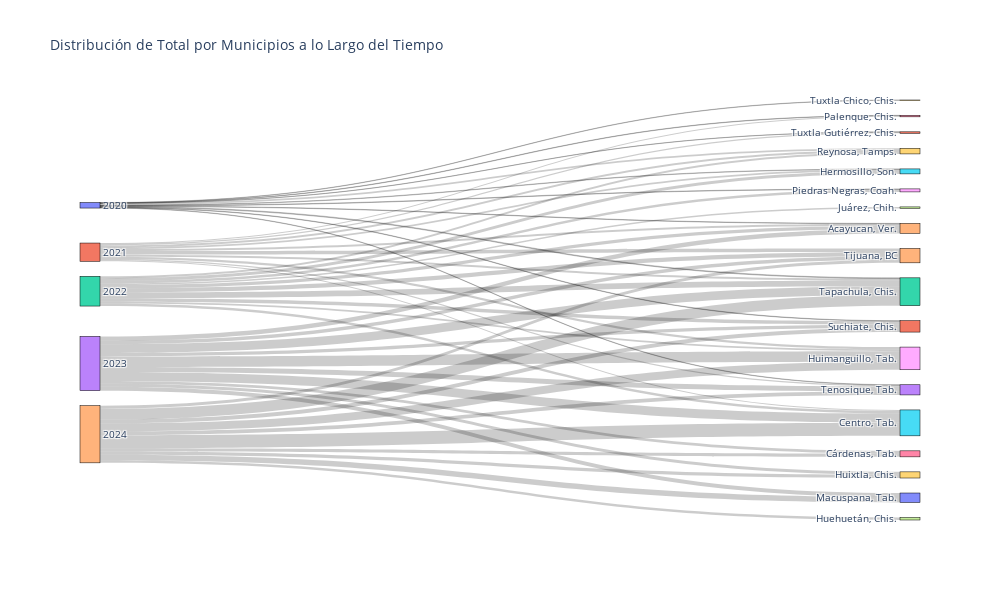

Here is the notebook cell this chart was saved with:
### Code cell
# Filtrar los 10 municipios con más registros por año
df_filtered = df_mun.groupby(['Año', 'Entidad Federativa / Municipio'])['Total'].sum().reset_index()
df_filtered['rank'] = df_filtered.groupby('Año')['Total'].rank("dense", ascending=False)
df_top10_per_year = df_filtered[df_filtered['rank'] <= 10]

# Crear listas para los nodos y las conexiones (links)
years = sorted(df_top10_per_year['Año'].unique())
nodes = []
for year in years:
    nodes.append(str(year))
    nodes.extend(df_top10_per_year[df_top10_per_year['Año'] == year]['Entidad Federativa / Municipio'].unique())

node_indices = {node: idx for idx, node in enumerate(nodes)}

sources = []
targets = []
values = []

for year in years:
    year_str = str(year)
    for _, row in df_top10_per_year[df_top10_per_year['Año'] == year].iterrows():
        sources.append(node_indices[year_str])
        targets.append(node_indices[row['Entidad Federativa / Municipio']])
        values.append(row['Total'])

# Crear el diagrama Sankey
fig = go.Figure(data=[go.Sankey(
    node=dict(
        pad=15,
        thickness=20,
        line=dict(color="black", width=0.5),
        label=nodes,
    ),
    link=dict(
        source=sources,
        target=targets,
        value=values
    )
)])

# Ajustar la orientación del gráfico
fig.update_layout(
    title_text="Distribución de Total por Municipios a lo Largo del Tiempo",
    font_size=10,
    height=600,
    width=1000
)

fig.show()

### Figure 1 — Plotly figure (JSON) as saved in the notebook; plotly's stock layout.template omitted (floating-point values rounded to 4 significant figures)
{"data": [{"link": {"source": [0, 0, 0, 0, 0, 0, 0, 0, 0, 0, 11, 11, 11, 11, 11, 11, 11, 11, 11, 11, 22, 22, 22, 22, 22, 22, 22, 22, 22, 22, 33, 33, 33, 33, 33, 33, 33, 33, 33, 33, 44, 44, 44, 44, 44, 44, 44, 44, 44, 44], "target": [34, 25, 16, 28, 29, 51, 52, 53, 9, 21, 34, 45, 25, 48, 16, 29, 52, 53, 54, 21, 34, 45, 25, 48, 27, 28, 29, 51, 52, 54, 34, 45, 46, 48, 49, 50, 51, 52, 53, 54, 45, 46, 47, 48, 49, 50, 51, 52, 53, 54], "value": [3704, 3474, 3309, 4062, 13285, 3561, 6260, 2950, 2594, 1884, 14530, 8555, 13995, 18618, 8992, 17304, 16334, 10718, 29615, 10154, 27028, 20707, 23080, 14598, 12025, 20474, 15142, 28889, 45672, 34723, 36446, 74160, 23150, 86684, 23755, 31739, 28203, 70665, 39620, 27405, 107606, 25912, 20679, 64851, 26336, 45254, 32270, 87845, 29570, 25642]}, "node": {"label": ["2020", "Acayucan, Ver.", "Hermosillo, Son.", "Palenque, Chis.", "Piedras Negras, Coah.", "Reynosa, Tamps.", "Suchiate, Chis.", "Tapachula, Chis.", "Tenosique, Tab.", "Tuxtla Chico, Chis.", "Tuxtla Gutiérrez, Chis.", "2021", "Acayucan, Ver.", "Centro, Tab.", "Hermosillo, Son.", "Huimanguillo, Tab.", "Palenque, Chis.", "Reynosa, Tamps.", "Tapachula, Chis.", "Tenosique, Tab.", "Tijuana, BC", "Tuxtla Gutiérrez, Chis.", "2022", "Acayucan, Ver.", "Centro, Tab.", "Hermosillo, Son.", "Huimanguillo, Tab.", "Juárez, Chih.", "Piedras Negras, Coah.", "Reynosa, Tamps.", "Suchiate, Chis.", "Tapachula, Chis.", "Tijuana, BC", "2023", "Acayucan, Ver.", "Centro, Tab.", "Cárdenas, Tab.", "Huimanguillo, Tab.", "Huixtla, Chis.", "Macuspana, Tab.", "Suchiate, Chis.", "Tapachula, Chis.", "Tenosique, Tab.", "Tijuana, BC", "2024", "Centro, Tab.", "Cárdenas, Tab.", "Huehuetán, Chis.", "Huimanguillo, Tab.", "Huixtla, Chis.", "Macuspana, Tab.", "Suchiate, Chis.", "Tapachula, Chis.", "Tenosique, Tab.", "Tijuana, BC"], "line": {"color": "black", "width": 0.5}, "pad": 15, "thickness": 20, "x": [0.0119, 0.9881, 0.0119, 0.9881, 0.9881, 0.0119, 0.9881, 0.9881, 0.9881, 0.9881, 0.0119, 0.9881, 0.0119, 0.9881, 0.9881, 0.9881, 0.9881, 0.9881, 0.9881, 0.9881, 0.9881, 0.9881, 0.9881], "y": [0.2507, 0.0003791, 0.3623, 0.03827, 0.07754, 0.4552, 0.17, 0.2563, 0.2152, 0.1217, 0.6274, 0.3057, 0.7958, 0.7688, 0.8425, 0.997, 0.6153, 0.8927, 0.947, 0.539, 0.4565, 0.6901, 0.3705]}, "type": "sankey"}], "layout": {"font": {"size": 10}, "height": 600, "title": {"text": "Distribución de Total por Municipios a lo Largo del Tiempo"}, "width": 1000}}
